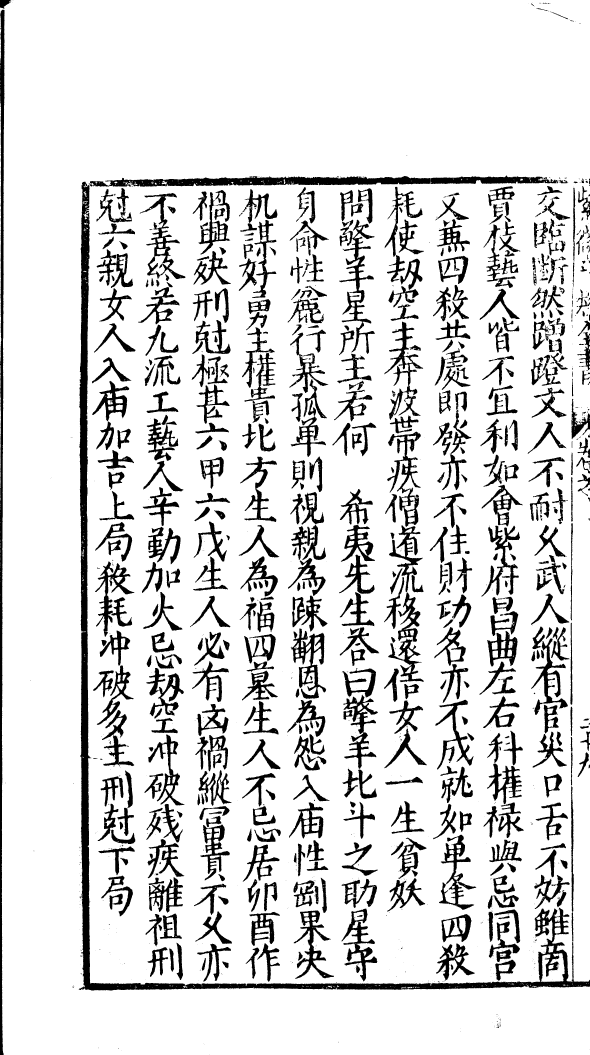
#> input picture tmp_sdzj0170/shuge_ocr/key_pages/p66_full300.png, 2360 x 4220 px, found by its file name (shown at 1/4 size)
$ python analyze_glyph.py
#> lines starting #> are read from the running program, lines starting #| are printed output that depends on the picture; after the words box and inside, x2 and y2 are one past the last pixel; in counts of white or black regions, pixels touching at a corner belong together
# -*- coding: utf-8 -*-
"""像素级字形结构分析：顶部封口检测（卤=囗封口顶横条，凶=凵开口无顶横条）"""
import sys
sys.stdout.reconfigure(encoding="utf-8")
import numpy as np
from PIL import Image


def load(path):
    return np.array(Image.open(path).convert("L"))
#> returned value: shape (4220, 2360); 85.8% white; 1493 black regions (862 under 20 px), largest, box (x1, y1, x2, y2) and area: (316, 727, 2360, 3962) 147145, (355, 702, 2232, 747) 47001, (0, 38, 18, 4220) 42045


def band_chars(a, y0, y1, x0, x1):
    strip = a[y0:y1, x0:x1]
    ink = strip < 150
    rowsum = ink.sum(axis=1)
    th = ink.shape[1] * 0.02
    active = rowsum > th
    bands = []
    start = None
    for i, act in enumerate(active):
        if act and start is None:
            start = i
        elif not act and start is not None:
            if i - start > 8:
                bands.append((start, i))
            start = None
    if start is not None:
        bands.append((start, len(active)))
    return bands


def analyze_char(a, y0, y1, x0, x1, name):
    ch = a[y0:y1, x0:x1]
    ink = ch < 150
    h, w = ink.shape
    colsum = ink.sum(axis=0)
    xs = np.where(colsum > 0)[0]
    if len(xs) == 0:
        print(name, "EMPTY")
        return
    xl, xr = xs.min(), xs.max()
    cw = xr - xl + 1
    # 顶部 5%~30% 行内的最长水平连续墨迹 / 字宽
    top = range(int(h * 0.05), int(h * 0.30))
    best_run = 0
    best_row = -1
    for r in top:
        row = ink[r, xl : xr + 1]
        run = best = 0
        for v in row:
            run = run + 1 if v else 0
            best = max(best, run)
        if best > best_run:
            best_run = best
            best_row = r
    ratio = best_run / cw
    # 顶部 30% 区域内，横向连通段数（在字宽中线以上的行上）
    midrow = ink[int(h * 0.18), xl : xr + 1]
    segs = 0
    in_seg = False
    for v in midrow:
        if v and not in_seg:
            segs += 1
            in_seg = True
        elif not v:
            in_seg = False
    print(f"{name}: bbox_h={h} cw={cw} top_run_ratio={ratio:.2f} (best row {best_row}/{h}) mid_segs={segs}")
    return ratio, segs


BASE = r"D:\OH-WorkSpace\Destiny_agent\tmp_sdzj0170\shuge_ocr\key_pages"

# ---- p66：左列 生人必有凶禍縱 段（300dpi 坐标），自动分字 ----
a66 = load(BASE + r"\p66_full300.png")
H66, W66 = a66.shape
#> H66 = 4220; W66 = 2360
# 从之前回图：x 700~1000，y 2200~3500 覆盖 生人必有凶禍縱 + 前后
x0, x1, y0, y1 = 660, 1020, 2150, 3550
bands = band_chars(a66, y0, y1, x0, x1)
#> in band_chars, `strip = a[y0:y1, x0:x1]`:
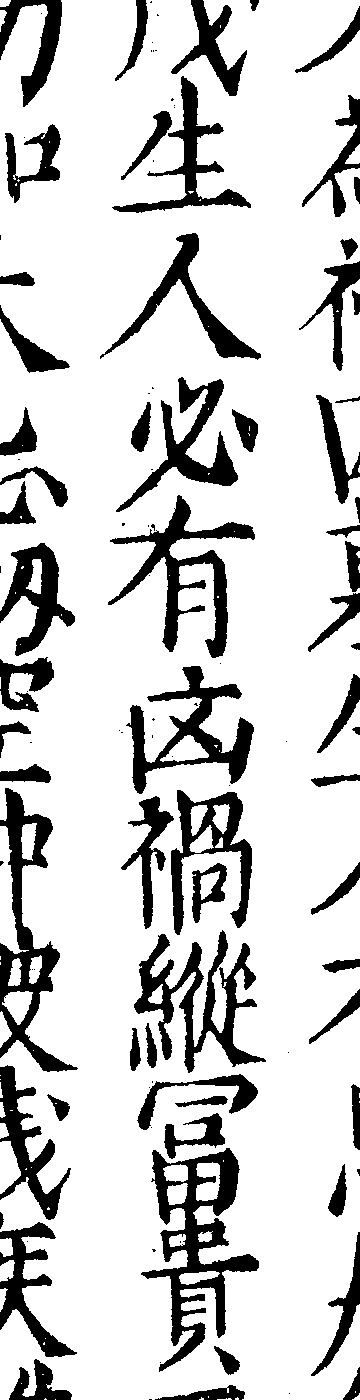
#> strip: shape (1400, 360); 81.7% white; 110 black regions (47 under 20 px), largest, box (x1, y1, x2, y2) and area: (141, 1148, 259, 1372) 7998, (0, 788, 78, 1072) 6223, (134, 930, 266, 1073) 5990
#> in band_chars, `rowsum = ink.sum(axis=1)`: rowsum = 1400 values, max 151 at index 1397, min 0 at index 217, mean 65.97
#> after the loop in band_chars, `for i, act in enumerate(active):`: bands = [(0, 214), (234, 372), (379, 657)]; start = 658
#> bands = [(0, 214), (234, 372), (379, 657), (658, 1400)]
print("p66 strip bands:", [(b[0], b[1], b[1] - b[0]) for b in bands])
#| p66 strip bands: [(0, 214, 214), (234, 372, 138), (379, 657, 278), (658, 1400, 742)]
for idx, (by0, by1) in enumerate(bands):
    analyze_char(a66, y0 + by0, y0 + by1, x0, x1, f"p66#{idx}")
#> this loop made 4 passes
#> (by0, by1, h in analyze_char, ratio in analyze_char) on passes 1 to 4: (0, 214, 214, 0.0917), (234, 372, 138, 0.1), (379, 657, 278, 0.103), (658, 1400, 742, 0.242)
#| p66#0: bbox_h=214 cw=360 top_run_ratio=0.09 (best row 54/214) mid_segs=5
#| p66#1: bbox_h=138 cw=360 top_run_ratio=0.10 (best row 35/138) mid_segs=2
#| p66#2: bbox_h=278 cw=360 top_run_ratio=0.10 (best row 67/278) mid_segs=7
#| p66#3: bbox_h=742 cw=360 top_run_ratio=0.24 (best row 37/742) mid_segs=3
#> pass 1, in analyze_char, `ch = a[y0:y1, x0:x1]`:
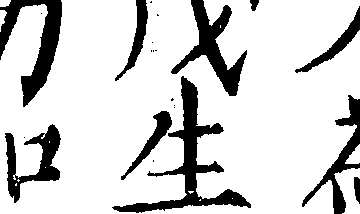
#> ch: shape (214, 360); 82.3% white; 22 black regions (12 under 20 px), largest, box (x1, y1, x2, y2) and area: (112, 76, 251, 213) 3409, (0, 0, 62, 107) 2449, (171, 0, 247, 96) 2232
#> pass 2, in analyze_char (call 2), `ch = a[y0:y1, x0:x1]`:
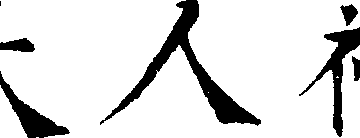
#> ch: shape (138, 360); 86.2% white; 7 black regions (1 under 20 px), largest, box (x1, y1, x2, y2) and area: (100, 0, 261, 126) 3356, (299, 27, 360, 137) 1523, (0, 71, 70, 138) 1267, (0, 38, 35, 52) 345, (340, 4, 358, 26) 222, (352, 56, 360, 81) 140

$ run again, with tmp_sdzj0170/shuge_ocr/key_pages/p10_full300.png copied over tmp_sdzj0170/shuge_ocr/key_pages/p66_full300.png
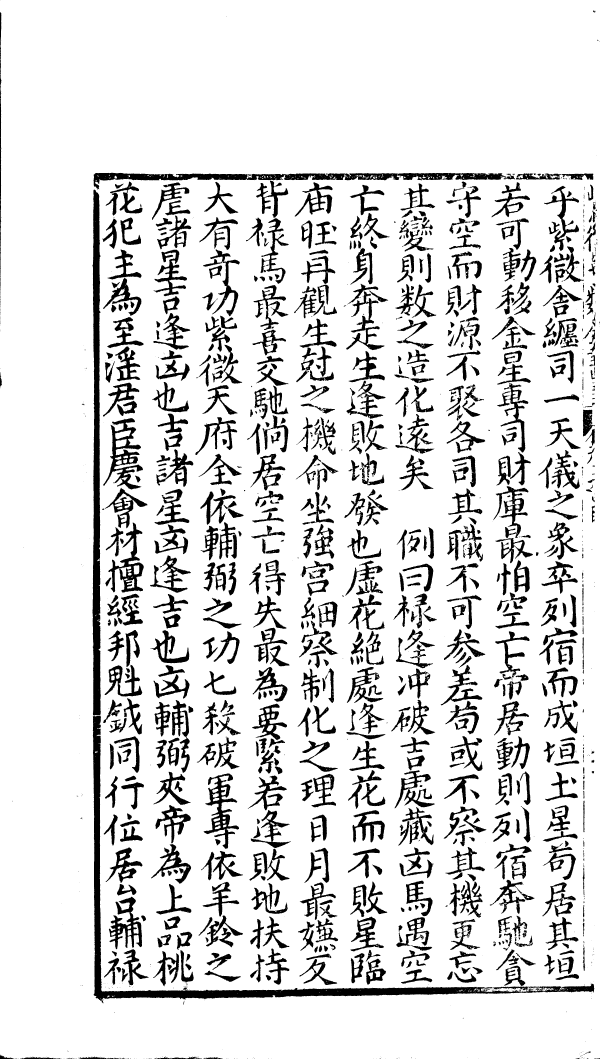
#> input picture tmp_sdzj0170/shuge_ocr/key_pages/p10_full300.png, 2399 x 4236 px, found by its file name (shown at 1/4 size)
#> in band_chars, `strip = a[y0:y1, x0:x1]`:
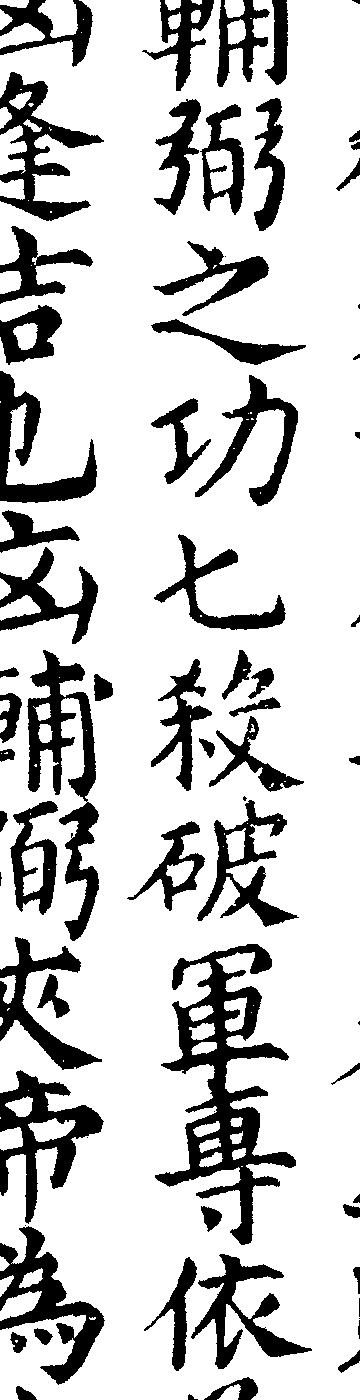
#> strip: shape (1400, 360); 79.8% white; 70 black regions (10 under 20 px), largest, box (x1, y1, x2, y2) and area: (155, 944, 296, 1245) 12652, (27, 650, 99, 941) 7072, (0, 1070, 104, 1224) 5452
#> rowsum = 1400 values, max 159 at index 618, min 0 at index 365, mean 72.87
#> after the loop in band_chars, `for i, act in enumerate(active):`: bands = [(0, 364), (374, 504), (511, 641), (651, 796)]; start = 800
#> `bands = band_chars(a66, y0, y1, x0, x1)`: bands = [(0, 364), (374, 504), (511, 641), (651, 796), (800, 1400)]
#| p66 strip bands: [(0, 364, 364), (374, 504, 130), (511, 641, 130), (651, 796, 145), (800, 1400, 600)]
#> the loop `for idx, (by0, by1) in enumerate(bands):` made 5 passes
#> (by0, by1, h in analyze_char, ratio in analyze_char) on passes 1 to 5: (0, 364, 364, 0.128), (374, 504, 130, 0.156), (511, 641, 130, 0.183), (651, 796, 145, 0.144), (800, 1400, 600, 0.208)
#> (printed output is left out)
#> pass 2, in analyze_char (call 2), `ch = a[y0:y1, x0:x1]`:
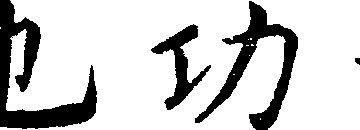
#> ch: shape (130, 360); 80.5% white; 4 black regions, box (x1, y1, x2, y2) and area: (0, 0, 97, 129) 4236, (195, 1, 298, 130) 3352, (151, 24, 211, 110) 1504, (355, 58, 360, 65) 28

$ run again, with tmp_sdzj0170/shuge_ocr/key_pages/p201_full300.png copied over tmp_sdzj0170/shuge_ocr/key_pages/p66_full300.png
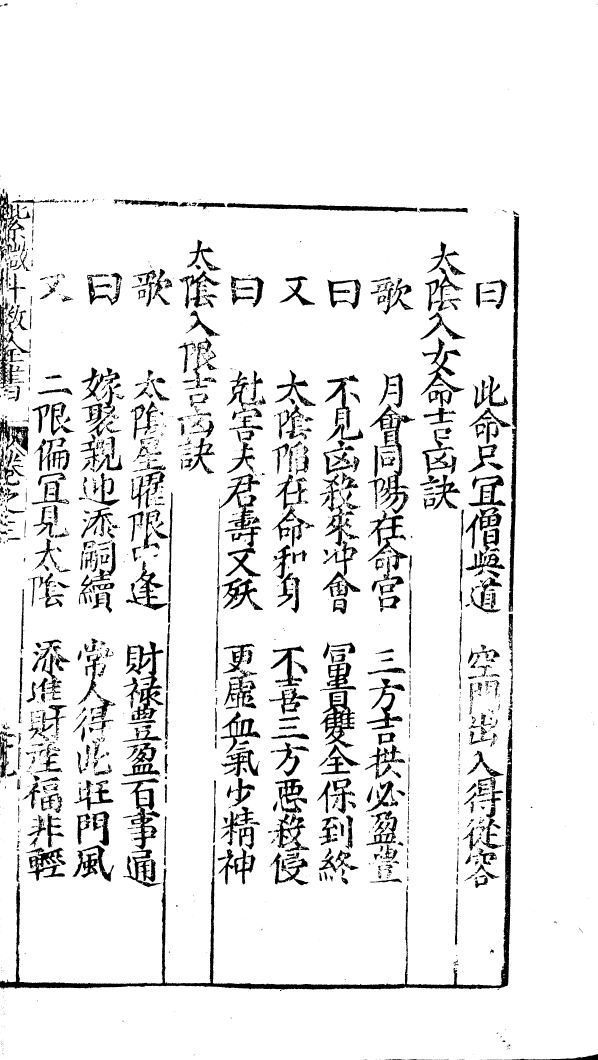
#> input picture tmp_sdzj0170/shuge_ocr/key_pages/p201_full300.png, 2391 x 4240 px, found by its file name (shown at 1/4 size)
#> in band_chars, `strip = a[y0:y1, x0:x1]`:
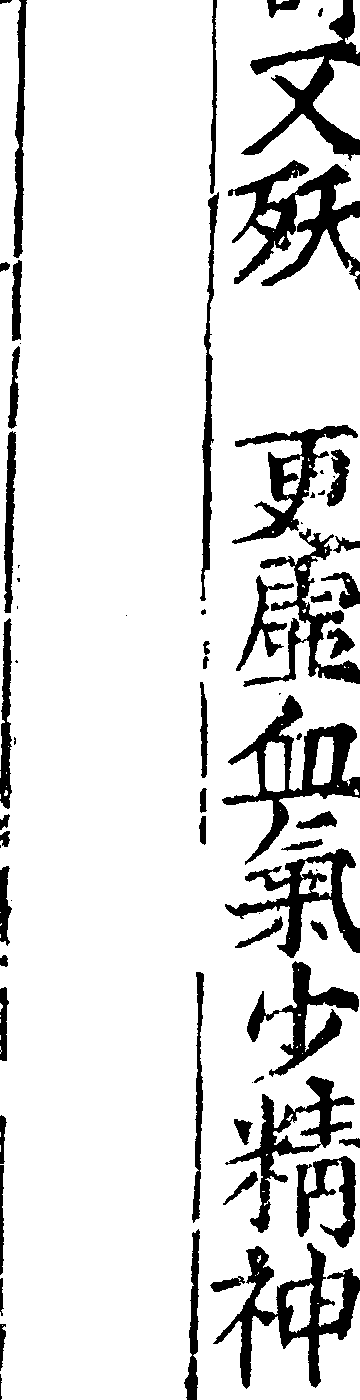
#> strip: shape (1400, 360); 87% white; 74 black regions (18 under 20 px), largest, box (x1, y1, x2, y2) and area: (228, 160, 360, 290) 6288, (213, 1243, 360, 1389) 5888, (222, 695, 360, 865) 5596
#> rowsum = 1400 values, max 112 at index 792, min 5 at index 341, mean 46.73
#> after the loop in band_chars, `for i, act in enumerate(active):`: bands = [(0, 341), (348, 960), (961, 1075)]; start = 1076
#> `bands = band_chars(a66, y0, y1, x0, x1)`: bands = [(0, 341), (348, 960), (961, 1075), (1076, 1400)]
#| p66 strip bands: [(0, 341, 341), (348, 960, 612), (961, 1075, 114), (1076, 1400, 324)]
#> the loop `for idx, (by0, by1) in enumerate(bands):` made 4 passes
#> (by0, by1, h in analyze_char, xr in analyze_char, cw in analyze_char, ratio in analyze_char) on passes 1 to 4: (0, 341, 341, 359, 360, 0.228), (348, 960, 612, 359, 360, 0.203), (961, 1075, 114, 358, 359, 0.103), (1076, 1400, 324, 359, 360, 0.167)
#> (printed output is left out)
#> pass 2, in analyze_char (call 2), `ch = a[y0:y1, x0:x1]`:
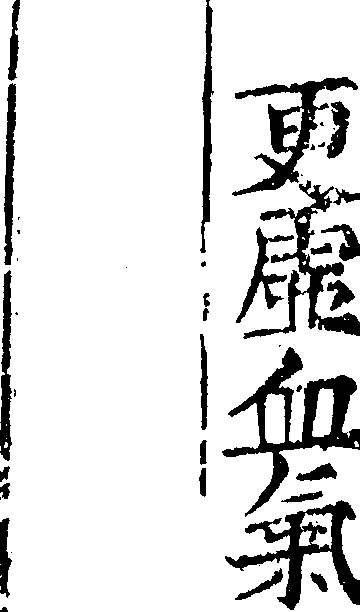
#> ch: shape (612, 360); 86.9% white; 45 black regions (15 under 20 px), largest, box (x1, y1, x2, y2) and area: (222, 347, 360, 517) 5596, (225, 500, 360, 610) 4308, (243, 180, 360, 339) 3724
